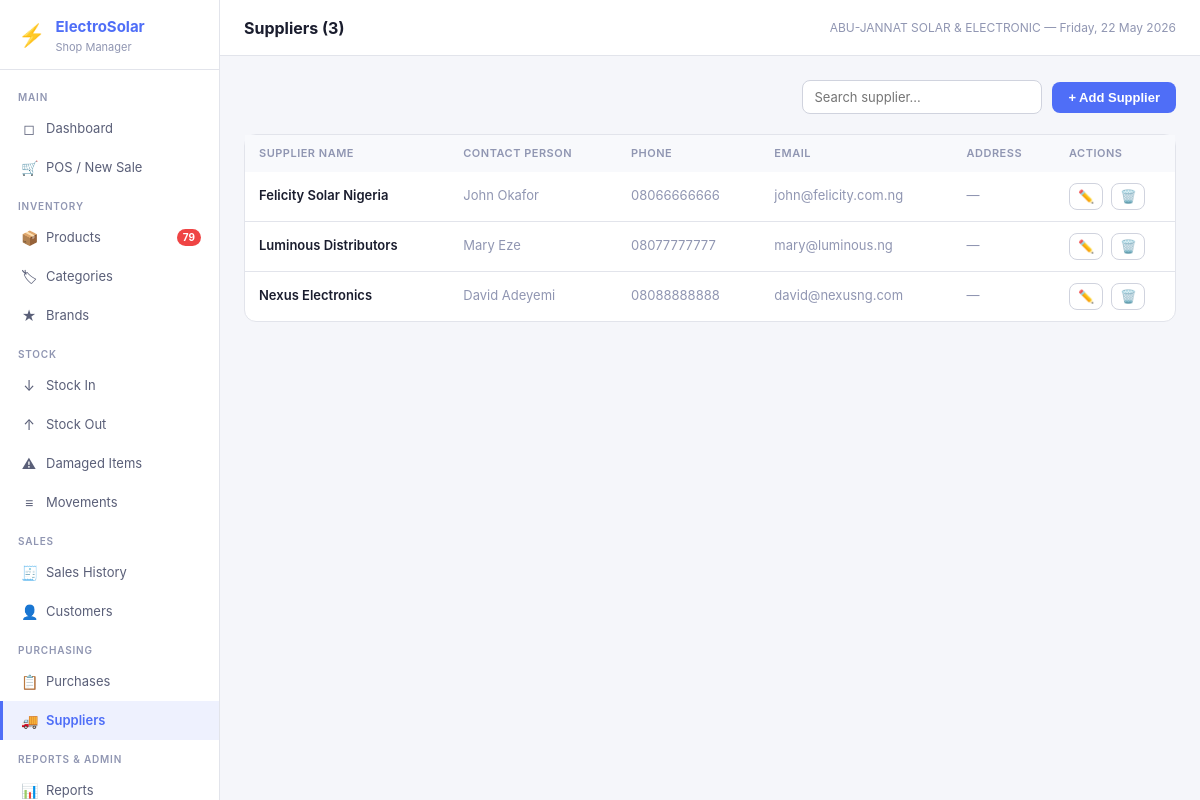
Screenshot of /suppliers (signed in) with the database file from the repository.
### tables this page shows
CREATE TABLE settings (
            key TEXT PRIMARY KEY,
            value TEXT
        );

CREATE TABLE suppliers (
            id INTEGER PRIMARY KEY AUTOINCREMENT,
            name TEXT NOT NULL,
            contact_person TEXT,
            phone TEXT,
            email TEXT,
            address TEXT,
            created_at TEXT NOT NULL DEFAULT (datetime('now'))
        );

### app.py (the view)
@app.route('/suppliers')
@login_required
def suppliers():
    items = query("SELECT * FROM suppliers ORDER BY name")
    return render_template('suppliers.html', suppliers=items)

### app.py (called while the page is built)
def get_db():
    if 'db' not in g:
        g.db = sqlite3.connect(DB_PATH)
        g.db.row_factory = sqlite3.Row
        g.db.execute("PRAGMA foreign_keys = ON")
        g.db.execute("PRAGMA journal_mode = WAL")
    return g.db

def query(sql, args=(), one=False):
    cur = get_db().execute(sql, args)
    rv = cur.fetchall()
    return (rv[0] if rv else None) if one else rv

def login_required(f):
    @wraps(f)
    def decorated(*args, **kwargs):
        if 'user_id' not in session:
            return redirect(url_for('login'))
        return f(*args, **kwargs)
    return decorated

def current_user():
    return {'id': session.get('user_id'), 'username': session.get('username'),
            'full_name': session.get('full_name'), 'role': session.get('role')}

def get_settings():
    rows = query("SELECT key, value FROM settings")
    return {r['key']: r['value'] for r in rows}

@app.context_processor
def inject_globals():
    s = get_settings() if 'user_id' in session else {}
    low_stock = 0
    if 'user_id' in session:
        r = query("SELECT COUNT(*) as c FROM products WHERE is_active=1 AND quantity <= reorder_level", one=True)
        low_stock = r['c'] if r else 0
    return dict(settings=s, current_user=current_user(), low_stock_count=low_stock,
                now=datetime.now())

### templates/suppliers.html (shortened to what this page needs)
{% extends 'base.html' %}
{% block page_title %}Suppliers ({{ suppliers|length }}){% endblock %}
{% block content %}
<div class="page-header">
  <div class="page-actions">
    <input
      type="text"
      id="suppSearch"
      placeholder="Search supplier..."
      oninput="filterTable('suppTable','suppSearch')"
      style="width:240px;"
    >
    <button class="btn btn-primary" onclick="newSupplier()">
      + Add Supplier
    </button>
  </div>
</div>
<div class="card">
  <div class="table-wrap">
    <table id="suppTable">
      <thead>
        <tr>
          <th>Supplier Name</th>
          <th>Contact Person</th>
          <th>Phone</th>
          <th>Email</th>
          <th>Address</th>
          <th style="width:120px;">Actions</th>
        </tr>
      </thead>
      <tbody>
      {% for s in suppliers %}
      <tr data-search="{{ (s.name ~ ' ' ~ (s.phone or '') ~ ' ' ~ (s.email or '') ~ ' ' ~ (s.contact_person or ''))|lower }}">
        <td style="font-weight:600;">
          {{ s.name }}
        </td>
        <td class="text-muted">
          {{ s.contact_person or '—' }}
        </td>
        <td class="text-muted">
          {{ s.phone or '—' }}
        </td>
        <td class="text-muted">
          {{ s.email or '—' }}
        </td>
        <td
          class="text-muted"
          style="max-width:180px;overflow:hidden;text-overflow:ellipsis;white-space:nowrap;"
          title="{{ s.address }}"
        >
          {{ s.address or '—' }}
        </td>
        <td>
          <div style="display:flex;gap:8px;align-items:center;">
            <button
              class="btn-icon"
              title="Edit Supplier"
            >
              ✏️
            </button>
            {% if current_user.role == 'admin' %}
            <form
              method="POST"
              action="{{ url_for('suppliers_delete', sid=s.id) }}"
              style="display:inline;"
              onsubmit="return confirm('Delete {{ s.name }}?')"
            >
              <button
                type="submit"
                class="btn-icon"
                title="Delete Supplier"
                style="color:var(--danger)"
              >
                🗑️
              </button>
            </form>
            {% endif %}
          </div>
        </td>
      </tr>
      {% endfor %}
      </tbody>
    </table>
  </div>
</div>
{% endblock %}

### templates/base.html (shortened to what this page needs)
<!DOCTYPE html>
<html lang="en">
<head>
<link rel="stylesheet" href="{{ url_for('static', filename='css/style.css') }}">
</head>
<body>
<div class="app-shell">
  <aside class="sidebar">
    <div class="sidebar-logo">
      <div class="logo-icon">⚡</div>
      <div>
        <h1>ElectroSolar</h1>
        <p>Shop Manager</p>
      </div>
    </div>
    <nav class="sidebar-nav">
      <div class="nav-section">Main</div>
      <a href="{{ url_for('dashboard') }}" class="nav-item {% if request.endpoint=='dashboard' %}active{% endif %}">
        <span class="nav-icon">◻</span> Dashboard
      </a>
      <a href="{{ url_for('pos') }}" class="nav-item {% if request.endpoint=='pos' %}active{% endif %}">
        <span class="nav-icon">🛒</span> POS / New Sale
      </a>
      <div class="nav-section">Inventory</div>
      <a href="{{ url_for('products') }}" class="nav-item {% if request.endpoint=='products' %}active{% endif %}">
        <span class="nav-icon">📦</span> Products
        {% if low_stock_count > 0 %}<span class="nav-badge">{{ low_stock_count }}</span>{% endif %}
      </a>
      <a href="{{ url_for('categories') }}" class="nav-item {% if request.endpoint=='categories' %}active{% endif %}">
        <span class="nav-icon">🏷</span> Categories
      </a>
      <a href="{{ url_for('brands') }}" class="nav-item {% if request.endpoint=='brands' %}active{% endif %}">
        <span class="nav-icon">★</span> Brands
      </a>
      <div class="nav-section">Stock</div>
      <a href="{{ url_for('stock_in') }}" class="nav-item {% if request.endpoint=='stock_in' %}active{% endif %}">
        <span class="nav-icon">↓</span> Stock In
      </a>
      <a href="{{ url_for('stock_out') }}" class="nav-item {% if request.endpoint=='stock_out' %}active{% endif %}">
        <span class="nav-icon">↑</span> Stock Out
      </a>
      <a href="{{ url_for('stock_damaged') }}" class="nav-item {% if request.endpoint=='stock_damaged' %}active{% endif %}">
        <span class="nav-icon">⚠</span> Damaged Items
      </a>
      <a href="{{ url_for('stock_movements') }}" class="nav-item {% if request.endpoint=='stock_movements' %}active{% endif %}">
        <span class="nav-icon">≡</span> Movements
      </a>
      <div class="nav-section">Sales</div>
      <a href="{{ url_for('sales') }}" class="nav-item {% if request.endpoint in ['sales','sale_detail'] %}active{% endif %}">
        <span class="nav-icon">🧾</span> Sales History
      </a>
      <a href="{{ url_for('customers') }}" class="nav-item {% if request.endpoint in ['customers','customer_history'] %}active{% endif %}">
        <span class="nav-icon">👤</span> Customers
      </a>
      <div class="nav-section">Purchasing</div>
      <a href="{{ url_for('purchases') }}" class="nav-item {% if request.endpoint in ['purchases','purchase_detail'] %}active{% endif %}">
        <span class="nav-icon">📋</span> Purchases
      </a>
      <a href="{{ url_for('suppliers') }}" class="nav-item {% if request.endpoint=='suppliers' %}active{% endif %}">
        <span class="nav-icon">🚚</span> Suppliers
      </a>
      <div class="nav-section">Reports & Admin</div>
      <a href="{{ url_for('reports') }}" class="nav-item {% if request.endpoint=='reports' %}active{% endif %}">
        <span class="nav-icon">📊</span> Reports
      </a>
    </nav>
  </aside>
  <div class="main-area">
    <header class="topbar">
      <h2>{% block page_title %}{% endblock %}</h2>
      <span class="topbar-meta">{{ settings.get('shop_name','ElectroSolar') }} — {{ now.strftime('%A, %d %B %Y') }}</span>
    </header>
    <main class="page-content">
      {% block content %}{% endblock %}
    </main>
  </div>
</div>
</body>
</html>

### static/css/style.css (style rules this page uses)
*, *::before, *::after { box-sizing: border-box; margin: 0; padding: 0; }
:root { --bg: #f5f6fa; --surface: #ffffff; --surface2: #f8f9fc; --border: #e2e4eb; --border2: #d0d3de; --text: #1a1d2e; --text2: #5a5f78; --text3: #9096b2; --accent: #4f6ef7; --accent-hover: #3b58e8; --accent-light: #eef1fe; --success: #22c55e; --success-bg: #f0fdf4; --success-text: #16a34a; --warning: #f59e0b; --warning-bg: #fffbeb; --warning-text: #b45309; --danger: #ef4444; --danger-bg: #fef2f2; --danger-text: #dc2626; --info: #3b82f6; --info-bg: #eff6ff; --info-text: #1d4ed8; --sidebar-w: 220px; --radius: 8px; --radius-lg: 12px; --shadow: 0 1px 3px rgba(0,0,0,0.08); --shadow-md: 0 4px 16px rgba(0,0,0,0.12); }
body { font-family: -apple-system, BlinkMacSystemFont, 'Segoe UI', 'Inter', sans-serif; font-size: 14px; color: var(--text); background: var(--bg); line-height: 1.5; -webkit-font-smoothing: antialiased; }
a { color: var(--accent); text-decoration: none; }
.app-shell { display: flex; min-height: 100vh; }
.sidebar { width: var(--sidebar-w); min-width: var(--sidebar-w); background: var(--surface); border-right: 1px solid var(--border); display: flex; flex-direction: column; position: sticky; top: 0; height: 100vh; overflow-y: auto; }
.sidebar-logo { padding: 16px 18px 14px; border-bottom: 1px solid var(--border); display: flex; align-items: center; gap: 10px; }
.logo-icon { font-size: 22px; }
.sidebar-logo h1 { font-size: 15px; font-weight: 700; color: var(--accent); }
.sidebar-logo p { font-size: 11px; color: var(--text3); }
.sidebar-nav { flex: 1; padding: 8px 0; }
.nav-section { padding: 12px 18px 4px; font-size: 10px; font-weight: 600; color: var(--text3); text-transform: uppercase; letter-spacing: 0.8px; }
.nav-item { display: flex; align-items: center; gap: 9px; padding: 9px 18px; font-size: 13px; color: var(--text2); text-decoration: none; border-left: 3px solid transparent; transition: all 0.12s; }
.nav-item.active { background: var(--accent-light); color: var(--accent); font-weight: 600; border-left-color: var(--accent); }
.nav-icon { font-size: 14px; width: 16px; text-align: center; flex-shrink: 0; }
.nav-badge { margin-left: auto; background: var(--danger); color: white; border-radius: 99px; font-size: 10px; font-weight: 700; padding: 1px 6px; }
.main-area { flex: 1; display: flex; flex-direction: column; min-width: 0; }
.topbar { padding: 0 24px; height: 56px; display: flex; align-items: center; justify-content: space-between; background: var(--surface); border-bottom: 1px solid var(--border); position: sticky; top: 0; z-index: 10; }
.topbar h2 { font-size: 16px; font-weight: 700; }
.topbar-meta { font-size: 12px; color: var(--text3); }
.page-content { flex: 1; padding: 24px; }
.card { background: var(--surface); border: 1px solid var(--border); border-radius: var(--radius-lg); }
.table-wrap { overflow-x: auto; }
table { width: 100%; border-collapse: collapse; font-size: 13px; }
thead { background: var(--surface2); }
th { padding: 10px 14px; text-align: left; font-size: 11px; font-weight: 600; color: var(--text3); text-transform: uppercase; letter-spacing: 0.5px; white-space: nowrap; }
td { padding: 11px 14px; border-bottom: 1px solid var(--border); vertical-align: middle; }
tr:last-child td { border-bottom: none; }
input[type=text], input[type=email], input[type=number], input[type=password], input[type=date], select, textarea { width: 100%; padding: 8px 11px; font-size: 13px; border: 1px solid var(--border2); border-radius: var(--radius); background: var(--surface); color: var(--text); outline: none; transition: border-color 0.15s; font-family: inherit; }
.btn { display: inline-flex; align-items: center; gap: 6px; padding: 8px 16px; font-size: 13px; font-weight: 600; border-radius: var(--radius); cursor: pointer; border: none; transition: all 0.12s; white-space: nowrap; text-decoration: none; }
.btn-primary { background: var(--accent); color: white; }
.btn-icon { padding: 6px 8px; border-radius: var(--radius); background: none; border: 1px solid var(--border2); cursor: pointer; display: inline-flex; align-items: center; color: var(--text2); font-size: 13px; line-height: 1; text-decoration: none; }
.page-header { display: flex; align-items: center; justify-content: space-between; margin-bottom: 20px; }
.page-actions { display: flex; gap: 10px; align-items: center; flex-wrap: wrap; }
.text-muted { color: var(--text3); }

### rows the page displays
settings: get "ABU-JANNAT SOLAR & ELECTRONIC"
suppliers: name "Felicity Solar Nigeria", contact_person "John Okafor", phone "08066666666", email "john@felicity.com.ng", address "—"
suppliers: name "Luminous Distributors", contact_person "Mary Eze", phone "08077777777", email "mary@luminous.ng", address "—"
suppliers: name "Nexus Electronics", contact_person "David Adeyemi", phone "08088888888", email "david@nexusng.com", address "—"

### other values shown
{{ low_stock_count }} "79"
{{ suppliers|length }} "3"
